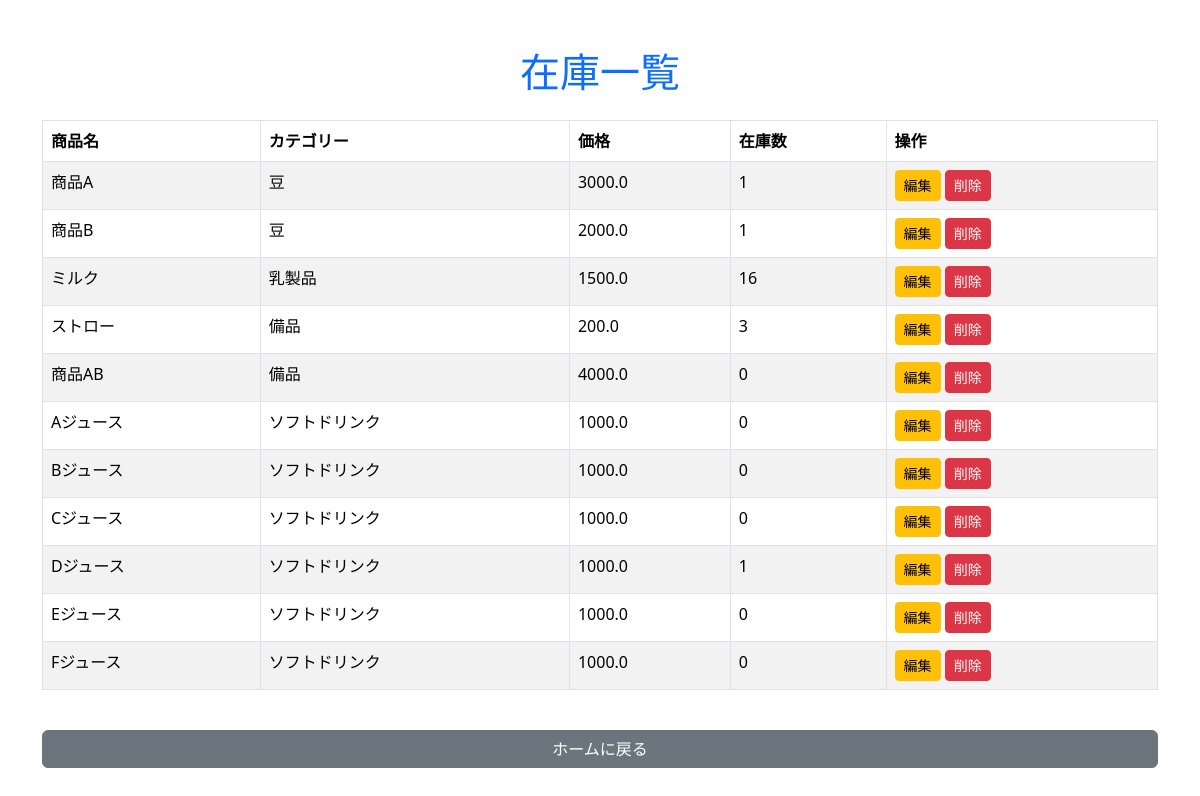
Screenshot of /view_stock (signed in) with the database file from the repository.
### tables this page shows
CREATE TABLE Product (
    id INTEGER PRIMARY KEY AUTOINCREMENT,
    name TEXT NOT NULL,
    description TEXT,
    category TEXT,
    price REAL
);

### app.py (the view)
@app.route('/view_stock')
@login_required
def view_stock():
    conn = get_db_connection()
    cursor = conn.cursor()
    cursor.execute('''
    SELECT Product.id AS product_id, Product.name, Product.category, Product.price,
           COALESCE(Stock.quantity, 0) AS quantity
    FROM Product
    LEFT JOIN Stock ON Product.id = Stock.product_id
    ''')
    products = cursor.fetchall()
    conn.close()
    return render_template('view_stock.html', products=products)

### app.py (called while the page is built)
def get_db_connection():
    conn = sqlite3.connect('cafe_app.db')
    conn.row_factory = sqlite3.Row
    return conn

def login_required(f):
    from functools import wraps
    @wraps(f)
    def decorated_function(*args, **kwargs):
        if 'user_id' not in session:
            return redirect(url_for('register_user'))
        return f(*args, **kwargs)
    return decorated_function

### templates/view_stock.html (shortened to what this page needs)
<!DOCTYPE html>
<html lang="ja">
<head>
    <link href="https://cdn.jsdelivr.net/npm/bootstrap@5.3.2/dist/css/bootstrap.min.css" rel="stylesheet">
</head>
<body>
    <div class="container mt-5">
        <h1 class="text-center text-primary mb-4">在庫一覧</h1>
        <table class="table table-bordered table-striped">
            <thead class="thead-dark">
                <tr>
                    <th>商品名</th>
                    <th>カテゴリー</th>
                    <th>価格</th>
                    <th>在庫数</th>
                    <th>操作</th>
                </tr>
            </thead>
            <tbody>
                {% for product in products %}
                    <tr>
                        <td>{{ product['name'] }}</td>
                        <td>{{ product['category'] }}</td>
                        <td>{{ product['price'] }}</td>
                        <td>{{ product['quantity'] }}</td>
                        <td>
                            <a href="{{ url_for('edit_stock', product_id=product['product_id']) }}" class="btn btn-warning btn-sm">編集</a>
                            <a href="{{ url_for('delete_stock', product_id=product['product_id']) }}" onclick="return confirm('本当に削除しますか？');" class="btn btn-danger btn-sm">削除</a>
                        </td>
                    </tr>
                {% endfor %}
            </tbody>
        </table>
        <br>
        <a href="/" class="btn btn-secondary w-100">ホームに戻る</a>
    </div>
</body>
</html>

### rows the page displays
Product: name "商品A", category "豆", price "3000.0", quantity "1"
Product: name "商品B", category "豆", price "2000.0", quantity "1"
Product: name "ミルク", category "乳製品", price "1500.0", quantity "16"
Product: name "ストロー", category "備品", price "200.0", quantity "3"
Product: name "商品AB", category "備品", price "4000.0", quantity "0"
Product: name "Aジュース", category "ソフトドリンク", price "1000.0", quantity "0"
Product: name "Bジュース", category "ソフトドリンク", price "1000.0", quantity "0"
Product: name "Cジュース", category "ソフトドリンク", price "1000.0", quantity "0"
Product: name "Dジュース", category "ソフトドリンク", price "1000.0", quantity "1"
Product: name "Eジュース", category "ソフトドリンク", price "1000.0", quantity "0"
Product: name "Fジュース", category "ソフトドリンク", price "1000.0", quantity "0"
